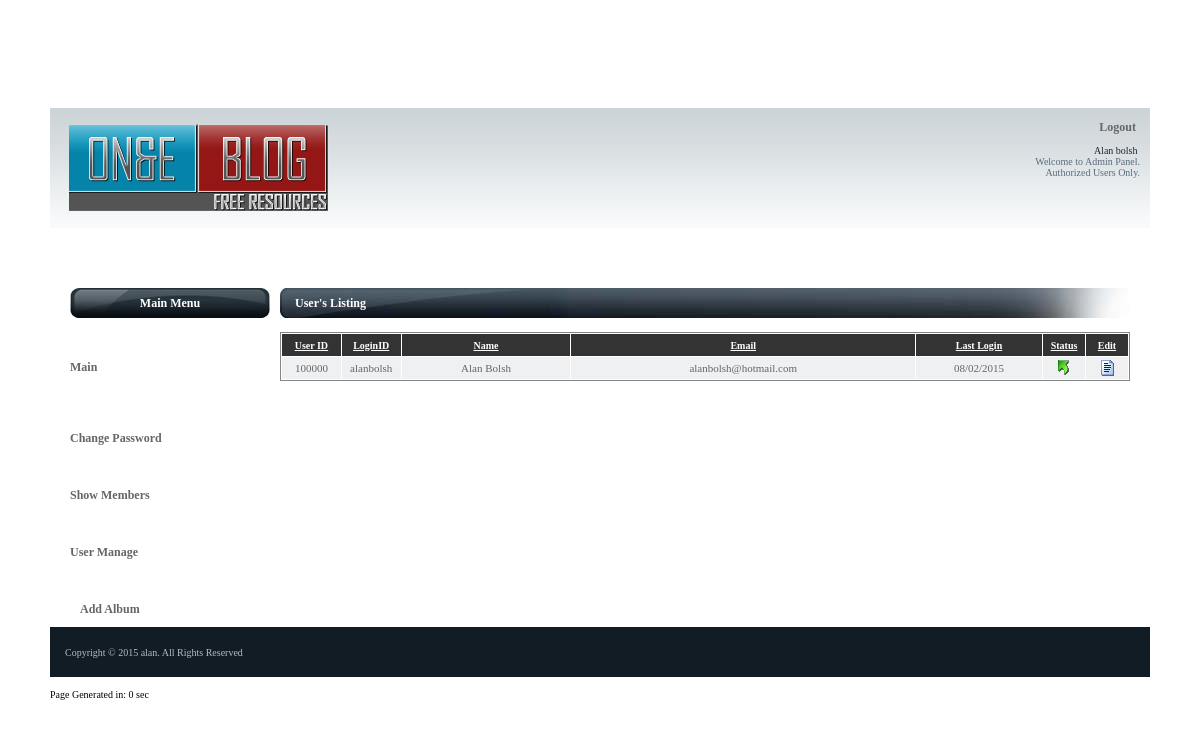
Screenshot of /alan/user_listing.php (signed in) with the database file from the repository.
### tables this page shows
CREATE TABLE IF NOT EXISTS `users` (
  `userid` int(10) NOT NULL AUTO_INCREMENT,
  `groupid` varchar(20) NOT NULL DEFAULT '',
  `loginid` varchar(75) NOT NULL DEFAULT '',
  `firstname` varchar(75) NOT NULL DEFAULT '',
  `lastname` varchar(75) NOT NULL DEFAULT '',
  `pwd` varchar(50) DEFAULT NULL,
  `email` varchar(255) NOT NULL DEFAULT '',
  `emailpass` varchar(20) NOT NULL,
  `lastlogin` datetime NOT NULL DEFAULT '0000-00-00 00:00:00',
  `status` enum('Yes','No') NOT NULL DEFAULT 'Yes',
  `master` enum('Yes','No') NOT NULL DEFAULT 'No',
  PRIMARY KEY (`userid`),
  KEY `groupid` (`groupid`)
);

### alan/include/db.php (called while the page is built, shortened)
<?php
class db
{
	var $connected = false;
	var $dbname = DATABASE;
	var $dbuser = USERNAME;
	var $dbpassword = PASSWORD;
	var $dbhost = HOST;
	function connect()
	{
		$this->connected = false;
		if($this->link = @mysql_connect($this->dbhost,$this->dbuser,$this->dbpassword))
		{
			if(@mysql_select_db($this->dbname,$this->link))
			{
				$this->connected = true;
				return true;
			}
			else
			{
				$this->seterror(mysql_errno($this->link),mysql_error($this->link));
				return false;
			}
		}
		else
		{
			$this->seterror("","Could not connect to server.");
			return false;
		}
	}
	function execute($query)
	{
		if($this->connected)
		{
			if($result = mysql_query( $query, $this->link ))
			{
				return $result;
			}
			else
			{
				$this->seterror(mysql_errno($this->link),"".$query."<br />".mysql_error($this->link));
				return false;
			}
		}
		else
		{
			$this->seterror("No database connection open.");
			return false;
		}
	}
	function row(&$result)
	{
		if ( $row = mysql_fetch_assoc( $result ) )
				return $row;
			else
				return 0;
	}
	function formatdate($mysql_stamp,$type=1)
	{
		@list($date, $time) = split ('[ ]', $mysql_stamp);
		@list($year, $month, $day) = split ('[-]', $date);
		if( isset($time) && $time != "" )
		{
			list($hour, $minute, $second) = split ('[:]', $time);
			if($hour>=12)
			{
				$ext = "PM";
				$hour = $hour - 12;
			}
			else
			{
				$ext = "AM";
			}
			$time =  " ".$hour.":".$minute." ".$ext;
		}
		else
		{
			$time = "";
		}
		if($type == 1)
			$formatted_stamp = "$day/$month/$year".$time;
		elseif($type==2)
		{
			$formatted_stamp = "$day/$month/$year";
		}
		elseif($type==3)
			$formatted_stamp = $time;
		return $formatted_stamp;
	}
}
?>

### alan/user_listing.php (the view, shortened to what this page needs)
<?include("./include/db.php");?>
<? $db= new db();$db->connect(); $valid = new validation();?>
<? include("./include_member/header.php");?>
<tr>
	<td colspan="2">
		<table border="0" cellpadding="0" cellspacing="0" width="100%">
			<tr>
			    <td width="20" align="left" valign="top"></td>
				<td width="200" valign="top">
					<? include("navigationcall.php");?>
				</td>
				<td width="10"><? ?> </td>
				<td valign="top">
					<table border="0" cellpadding="0" cellspacing="0" width="100%">
						<tr>
							<td class="btitle"><?="User's Listing"?></td>
						</tr>
					</table><br />
					<table width="100%" border="0" cellspacing="1" cellpadding="3" align="left" class="box2">
						<tr class="th" height="22">
							<td width="7%">User ID</td>
							<td width="7%">LoginID</td>
							<td>Name</td>
							<td>Email</td>
							<td width="15%">Last Login</td>
							<td width="5%">Status</td>
							<td width="5%">Edit</td>
						</tr>
						<?
						$style="tr";
						$rs = $db->execute("SELECT userid, groupid, loginid, firstname, lastname, email, lastlogin, status FROM ".TBL_USERS);
						while($row = $db->row($rs)){
							$rowG= $db->row($rsG); ?>
						<tr class="<?=$style?>">
							<td align="center" class="text5"><?=$row["userid"]?></td>
							<td align="center" class="text5"><?=$row["loginid"]?></td>
							<td align="center" class="text5"><?=ucwords($row["firstname"])?> <?=ucwords($row["lastname"])?></td>
							<td align="center" class="text5"><?=$row["email"]?></td>
							<td align="center" class="text5"><?=$db->formatdate(substr($row["lastlogin"],0,10))?></td>
							<td align="center" class="text5"><a href="?_task=status&v=<?=$row["status"]=="Yes" ? "No" : "Yes"?>&id=<?=$row["userid"]?>"><?=$row["status"]=="Yes" ? IPVALID :IPINVALID?></a></td>
							<td align="center" class="text5"><a href="users.php?_task=edit&id=<?=$row["userid"]?>"><?=IMGEDIT?></a></td>
						</tr>
						<?
						  $style=="tr" ? $style="tr2" : $style="tr";
						 }?>
					</table>
				</td>
				<td width="20" align="left" valign="top"></td>
			</tr>
		</table>
<? include("./include_member/footer.php");?>

### alan/cssjs/cssmis.css (style rules this page uses)
body,html { margin-top:0px; margin-left:0px; padding:0px 0px 0px 0px; font-family: Verdana, tahoma, Helvetica, sans-serif; font-size: 12px; }
.box2 { border-top-style:solid; border-top-width:1px; border-top-color:#858585;border-left-style:solid; border-left-width:1px; border-left-color:#858585;border-right-style:solid; border-right-width:1px; border-right-color:#858585;border-bottom-style:solid; border-bottom-width:1px; border-bottom-color:#858585; }
.tr { background-color: #EFF0F1; text-align:left; font-size: 11px }
.th,.th a,.th a:active,.th a:visited { background-color:#333333; font-size: 10px; font-weight: bold; color:#FFFFFF; text-align: center; padding-top:2px; padding-bottom:2px; font-family:verdana; text-decoration:underline }
a:link { color: #b2bdc3; text-decoration: none; font-family:verdana; font-size:10px; }
.text1 { font-family:verdana; font-size:10px; color:#b2bdc3; text-align: left; }
.text5 { font-family:verdana; font-size:11px; color:#666666; }
.btitle { background-image:url(../images/titlebar.jpg); background-repeat:no-repeat; color:#FFFFFF; font-weight:bold; font-family:tahoma; height:30px; padding-left:15px }

### rows the page displays
users: userid "100000", loginid "alanbolsh", firstname "Alan", lastname "Bolsh", email "alanbolsh@hotmail.com", lastlogin "08/02/2015"

### other values shown
$_SESSION["apfname"]." ".$_SESSION["aplname"] "Alan bolsh"
FOOTAR "Copyright © 2015 alan . All Rights Reserved"
